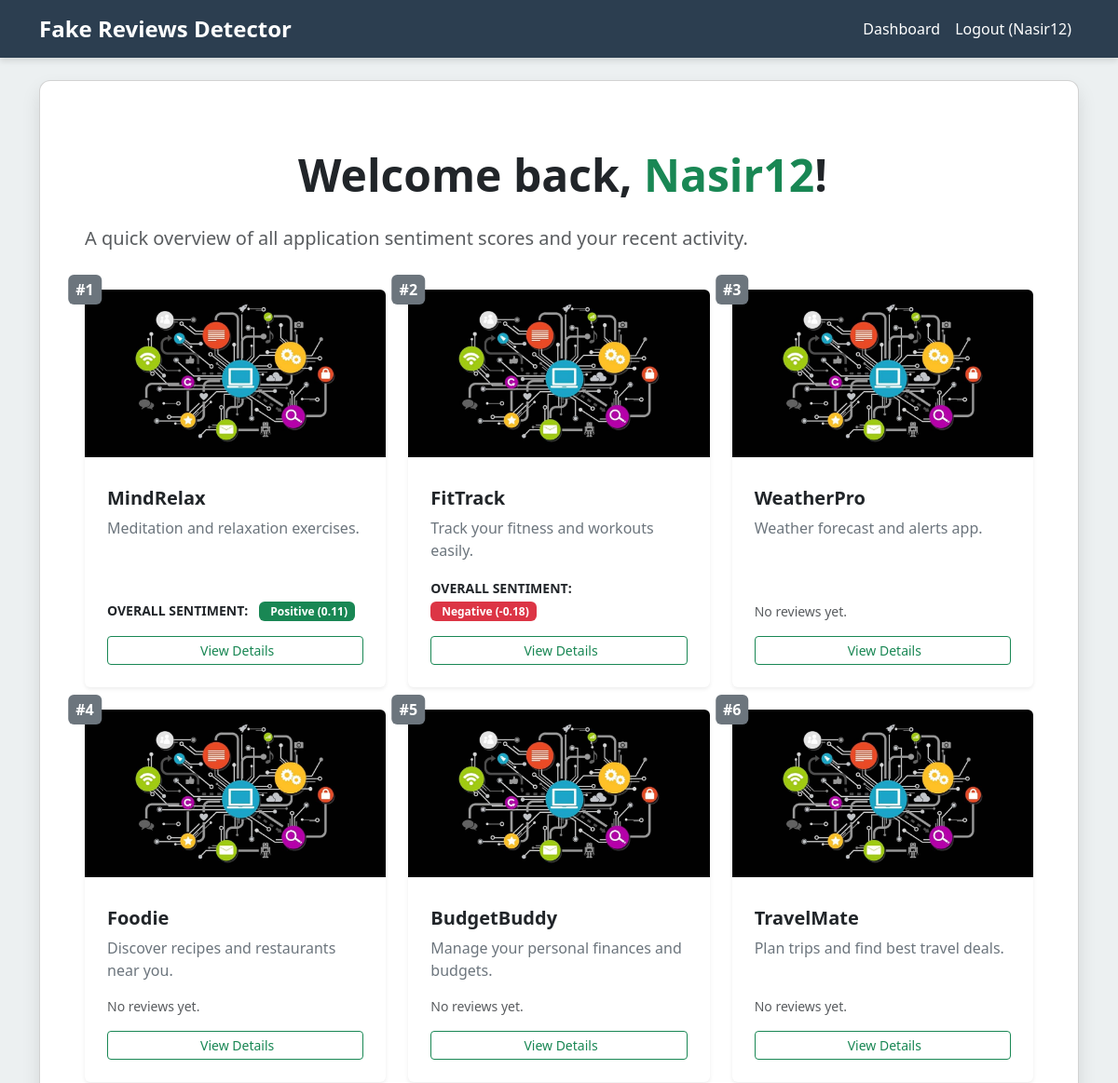
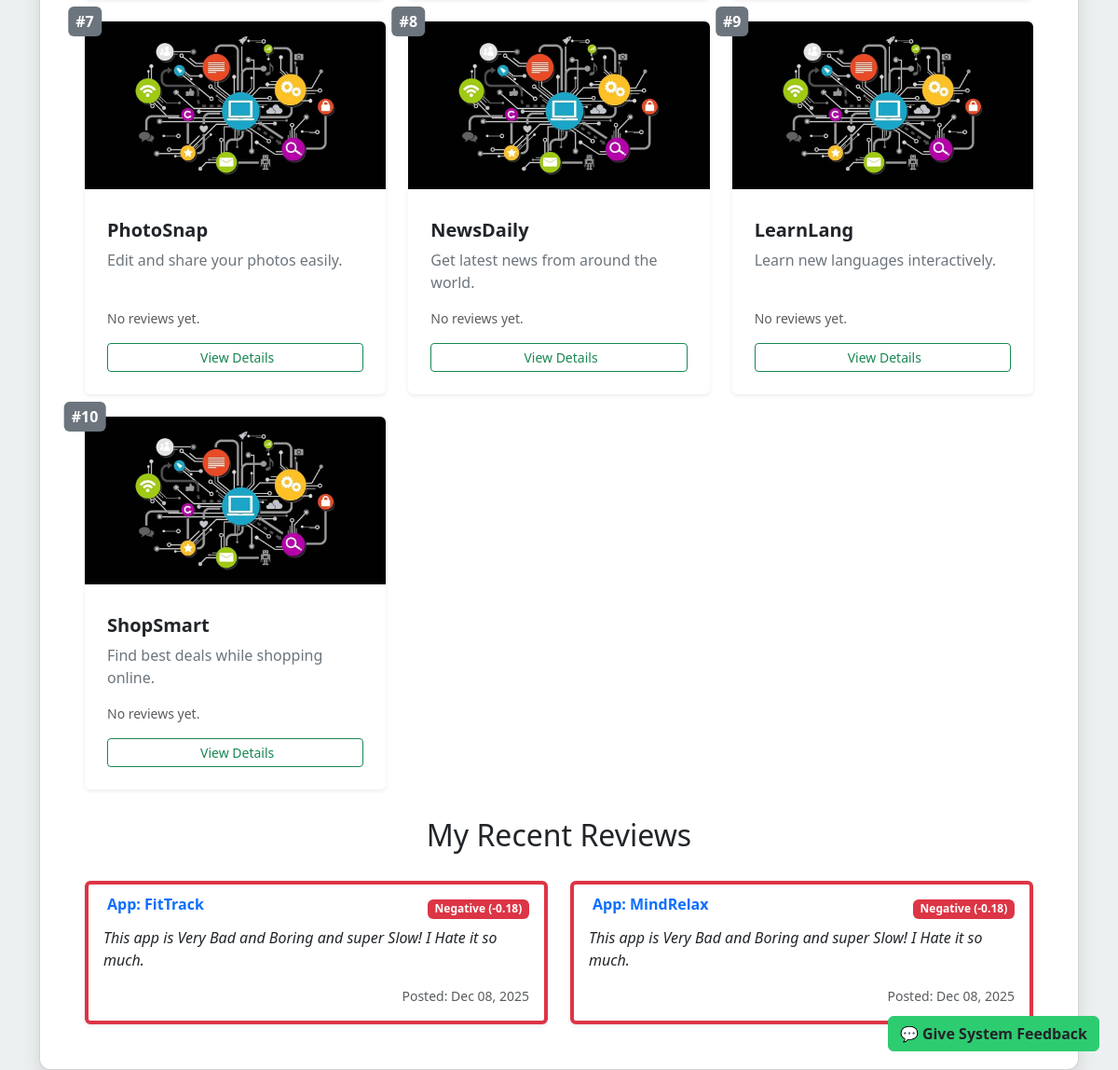
Screenshot of /dashboard/ (signed in) with the database file from the repository (2 pictures, top to bottom).
### reviews/models.py (models this page shows, shortened)
class Application(models.Model):
    name = models.CharField(max_length=150)
    link = models.URLField(max_length=255)
    description = models.TextField()
    category =  models.TextField()
    image = models.ImageField(upload_to="app_images/", blank=True, null=True)
    is_fraud = models.BooleanField(default=False)
    created_at = models.DateTimeField(auto_now_add=True)

class AppReview(models.Model):
    SENTIMENT_CHOICES = (
        ('positive', 'Positive'),
        ('neutral', 'Neutral'),
        ('negative', 'Negative'),
    )
    app = models.ForeignKey(Application, on_delete=models.CASCADE, related_name='reviews')
    user = models.ForeignKey(User, on_delete=models.CASCADE)
    comment = models.TextField()
    sentiment = models.CharField(max_length=10, choices=SENTIMENT_CHOICES, blank=True, null=True)
    sentiment_score = models.FloatField(default=0.0)
    created_at = models.DateTimeField(auto_now_add=True)

### reviews/views.py (the view)
# urls.py: path('dashboard/', views.dashboard, name='dashboard'),
@login_required
def dashboard(request):
    apps = Application.objects.annotate(
        avg_sentiment=Avg('reviews__sentiment_score')
    ).order_by('-avg_sentiment')  # Rank by sentiment
    user_reviews = AppReview.objects.filter(user=request.user).order_by('-created_at')[:10]
    context = {
        'apps': apps,
        'user_reviews': user_reviews,
    }
    return render(request, 'dashboard.html', context)

### templates/dashboard.html (shortened to what this page needs)
{% extends 'base.html' %}
{% block content %}
<div class="row">
    <div class="col-12">
        <h1 class="my-4 display-5 fw-bold text-dark">
            Welcome back, <span class="text-success">{{ user.username }}</span>!
        </h1>
        <p class="lead text-muted">A quick overview of all application sentiment scores and your recent activity.</p>
    </div>
</div>
---
<div class="row row-cols-1 row-cols-md-2 row-cols-lg-3 g-4">
    {% for app in apps %}
        <div class="col">
            <div class="card h-100 border-0 shadow-sm transition-hover">
                {% if app.image %}
                    <img src="{{ app.image.url }}" class="card-img-top rounded-top" style="height: 180px; object-fit: cover;" alt="{{ app.name }} logo">
                {% else %}
                    <div class="bg-dark text-white d-flex align-items-center justify-content-center rounded-top" style="height: 180px; font-size: 3rem;">
                        <i class="bi bi-phone-fill"></i>
                    </div>
                {% endif %}
                <div class="card-body d-flex flex-column p-4">
                    <span class="badge bg-secondary mb-2 position-absolute top-0 start-0 translate-middle badge-pill p-2 fs-6">
                        #{{ forloop.counter }}
                    </span>
                    <h5 class="card-title fw-bold mt-2">{{ app.name }}</h5>
                    <p class="card-text text-secondary flex-grow-1">{{ app.description|truncatewords:12 }}</p>
                    {% if app.avg_sentiment is not None %}
                        <div class="mb-3">
                            <span class="fw-bold small text-uppercase me-2">Overall Sentiment:</span>
                            {% with sentiment_score=app.avg_sentiment|floatformat:2 %}
                                {% if app.avg_sentiment > 0.1 %}
                                    <span class="badge bg-success">
                                         Positive ({{ sentiment_score }})
                                    </span>
                                {% elif app.avg_sentiment < -0.1 %}
                                    <span class="badge bg-danger">
                                         Negative ({{ sentiment_score }})
                                    </span>
                                {% else %}
                                    <span class="badge bg-warning text-dark">
                                        <i class="bi bi-dash-circle-fill me-1"></i> Neutral ({{ sentiment_score }})
                                    </span>
                                {% endif %}
                            {% endwith %}
                        </div>
                    {% else %}
                        <p class="text-muted small">No reviews yet.</p>
                    {% endif %}
                    <a href="{% url 'app_detail' app.id %}" class="btn btn-outline-success btn-sm mt-auto">
                         View Details
                    </a>
                </div>
            </div>
        </div>
    {% empty %}
        <div class="col-12 text-center py-5">
            <p class="text-muted">No applications are available for analysis yet.</p>
        </div>
    {% endfor %}
</div>
    <h2>My Recent Reviews</h2>
<div class="row row-cols-1 row-cols-md-2 g-4">
    {% for review in user_reviews %}
        <div class="col">
            <div class="card h-100 shadow-sm border-start border-4
                {% if review.sentiment == 'positive' %}border-success{% elif review.sentiment == 'negative' %}border-danger{% else %}border-warning{% endif %}">
                <div class="card-body">
                    <div class="d-flex justify-content-between align-items-start mb-2">
                        <h6 class="card-subtitle text-primary fw-bold">
                             App: {{ review.app.name }}
                        </h6>
                        {% with review_score=review.sentiment_score|floatformat:2 %}
                            {% if review.sentiment == 'positive' %}
                                <span class="badge bg-success"><i class="bi bi-check-circle-fill"></i> Positive ({{ review_score }})</span>
                            {% elif review.sentiment == 'negative' %}
                                <span class="badge bg-danger"> Negative ({{ review_score }})</span>
                            {% else %}
                                <span class="badge bg-warning text-dark"><i class="bi bi-dash-circle-fill"></i> Neutral ({{ review_score }})</span>
                            {% endif %}
                        {% endwith %}
                    </div>
                    <p class="card-text fst-italic text-dark">{{ review.comment|truncatechars:100 }}</p>
                    <small class="text-muted float-end">
                        Posted: {{ review.created_at|date:"M d, Y" }}
                    </small>
                </div>
            </div>
        </div>
    {% empty %}
        <div class="col-12 text-center py-3">
            <div class="alert alert-info" role="alert">
                It looks like you haven't posted any reviews yet! Start reviewing apps from the list above.
            </div>
        </div>
    {% endfor %}
</div>
{% endblock %}

### templates/base.html (shortened to what this page needs)
<!DOCTYPE html>
<html lang="en">
<head>
    <link href="https://cdn.jsdelivr.net/npm/bootstrap@5.3.3/dist/css/bootstrap.min.css" rel="stylesheet">
</head>
<body>
    <nav class="navbar navbar-expand-lg navbar-dark mb-4" aria-label="Main navigation">
        <div class="container">
            <a class="navbar-brand" href="{% url 'index' %}">Fake Reviews Detector</a>
            <div class="collapse navbar-collapse" id="navbarNav">
                <ul class="navbar-nav ms-auto">
                    {% if user.is_authenticated %}
                        <li class="nav-item"><a class="nav-link text-white" href="{% url 'dashboard' %}">Dashboard</a></li>
                        <li class="nav-item"><a class="nav-link text-white" href="{% url 'logout' %}">Logout ({{ user.username }})</a></li>
                    {% else %}
                        <li class="nav-item"><a class="nav-link text-white" href="{% url 'register' %}">Register</a></li>
                        <li class="nav-item"><a class="nav-link text-white" href="{% url 'login' %}">Login</a></li>
                    {% endif %}
                </ul>
            </div>
        </div>
    </nav>
    <main role="main">
        <div class="container">
            <div class="card p-4 p-md-5 main-content-card bg-white">
                {% block content %}{% endblock %}
            </div>
        </div>
    </main>
    {% if user.is_authenticated %}
    <button type="button" class="btn position-fixed feedback-button" data-bs-toggle="modal" data-bs-target="#feedbackModal">
        💬 Give System Feedback
    </button>
    {% endif %}
</body>
</html>

### templates/base.html (style rules this page uses)
:root { --bs-custom-primary: #2c3e50; --bs-custom-accent: #2ecc71; }
body { background-color: #ecf0f1; }
.navbar { background-color: var(--bs-custom-primary) !important; box-shadow: 0 4px 6px rgba(0, 0, 0, 0.1); }
.navbar-brand { font-weight: bold; font-size: 1.5rem; color: white !important; }
h1,h2,h3,h4 { margin: 30px; text-align: center; }
.main-content-card { border-radius: 12px; box-shadow: 0 10px 20px rgba(0, 0, 0, 0.1); }
.feedback-button { bottom: 20px; right: 20px; z-index: 1000; background-color: var(--bs-custom-accent); border-color: var(--bs-custom-accent); font-weight: 600; }

### templates/dashboard.html (style rules this page uses)
.transition-hover { transition: transform 0.2s ease-in-out, box-shadow 0.2s ease-in-out; }

### rows the page displays
Application: image (picture), name "MindRelax", description "Meditation and relaxation exercises.", app "0.11"
Application: image (picture), name "FitTrack", description "Track your fitness and workouts easily.", app "-0.18"
Application: image (picture), name "WeatherPro", description "Weather forecast and alerts app.", shows "No reviews yet."
Application: image (picture), name "Foodie", description "Discover recipes and restaurants near you.", shows "No reviews yet."
Application: image (picture), name "BudgetBuddy", description "Manage your personal finances and budgets.", shows "No reviews yet."
Application: image (picture), name "TravelMate", description "Plan trips and find best travel deals.", shows "No reviews yet."
Application: image (picture), name "PhotoSnap", description "Edit and share your photos easily.", shows "No reviews yet."
Application: image (picture), name "NewsDaily", description "Get latest news from around the world.", shows "No reviews yet."
Application: image (picture), name "LearnLang", description "Learn new languages interactively.", shows "No reviews yet."
Application: image (picture), name "ShopSmart", description "Find best deals while shopping online.", shows "No reviews yet."
AppReview: app.name "FitTrack", review "-0.18", comment "This app is Very Bad and Boring and super Slow! I Hate it so much.", created_at "Dec 08, 2025"
AppReview: app.name "MindRelax", review "-0.18", comment "This app is Very Bad and Boring and super Slow! I Hate it so much.", created_at "Dec 08, 2025"

### other values shown
{{ user.username }} "Nasir12"
